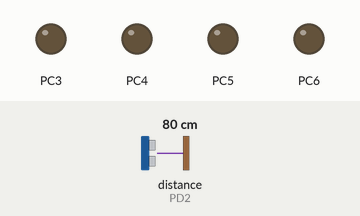
This program was run on a simulated ATmega32, built with avr-gcc and emulated at 8 MHz. On the bench: output pins drawn as LEDs (lit = HIGH). Wiring (inferred from the names in the program): ultrasonic range finder: trigger PA1; echo PD2. The test bench sets the inputs (shaded band); at power-on: distance to the obstacle (sensor on PD2) 80 cm. The echo pulse lasts 58.3 µs per cm; pins used as bus, display or sensor lines are not drawn.

Above: at 0.1 s.
At 2.6 s:
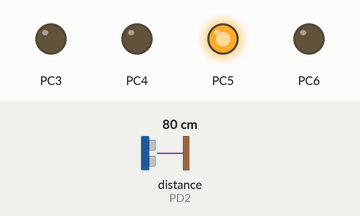
At 4.6 s:
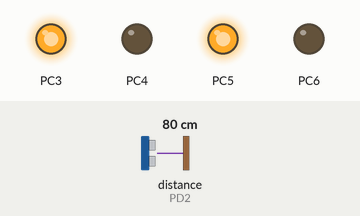
Timing chart, 0 to 6.1 s (numbered marks = the images above):
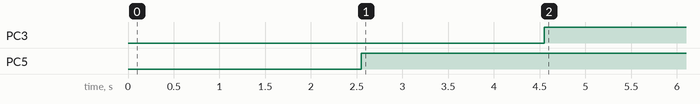

Measured:
- by itself, PC3: LOW → HIGH at 4.6 s
- by itself, PC5: LOW → HIGH at 2.6 s

The program:

main.c
```c
/*
* AutoMove.c
*
* Created: 06/02/2022 9:33:32 AM
* Author : HP
*/

#define F_CPU 8000000UL
#include <avr/interrupt.h> //ISR() functions are defined in here
#include <util/delay.h>
#include <stdlib.h>
#include <avr/io.h>

static volatile unsigned int tCount = 0;//to hold the counter value from TCNT1.
static volatile int i = 0; //to indicate the state of ultrasonic sensor.
double distance;//to store the measured distance in cm

void trig(); //to send pulse

void goAhead();
void goLeft();
void stopRobot();
void isBlocked();

int main(void)
{

	DDRC = DDRC |(1 << DDC3); // Set pin as an output
	DDRC = DDRC |(1 << DDC4);
	DDRC = DDRC |(1 << DDC5);
	DDRC = DDRC |(1 << DDC6);
	DDRA = DDRA |(1 << DDA1); // to set Trigger pin as an output
	DDRD = DDRD & ~(1 << DDD2) ; // to set Echo pin(INT0 - PD2 on atmega32) as an input.
	PORTD = PORTD & ~(1 << PD2) ;
	_delay_ms(50);

	GICR |= (1<<INT0); //to enable interrupt for INT0
	MCUCR |= (1<<ISC00);//to make any logical change on INT0 generate an interrupt
	TIMSK |= (1 << TOIE1);//to enable Timer/Counter 1, Overflow interrupt

	sei();//to enable global interrupt bit
	_delay_ms(500);

	while(1)
	{

		isBlocked(); //to call isBlocked function
		_delay_ms(200);

	}
}

void isBlocked(){
	//to control the motors
	trig();
	if (distance < 5)
	{
		stopRobot();
		_delay_ms(2000);
		goLeft();
		_delay_ms(2000);
		stopRobot();
		isBlocked(); // recursively call function
	}else{
		goAhead();
	}
}


ISR(INT0_vect){
	// This function will get executed whenever the micro controller is interrupted by INT0.
	if(i== 0)//to get executed when interrupted by a rising edge(for the first time, since i = 0)
	{
		TCCR1B |=(1<<CS10);//to start counting(No p rescaling). See page number 110
		i=1;
	}
	else//to get executed when interrupted by the falling edge(for the second time, since we set i = 1 previously)
	{
		TCCR1B = 0;//to stop counting
		tCount = TCNT1;//to take the value of counter to our variable
		distance = tCount *1000000.0/F_CPU/58;
		TCNT1 = 0;//to reset counter to 0
		i=0;
	}
}

ISR(TIMER1_OVF_vect)
{// This function will get executed if Timer/counter 1 get overflowed
	TCCR1B = 0;//to stop counting
	tCount = 65535;//to make the variable ~0 when there is a counter overflow
	distance = tCount *1000000.0/F_CPU/58;

	TCNT1 = 0;//to reset counter to 0
	i = 0;
}

void trig()
{
	//Send a 15us pulse to the trigger pin
	PORTA = PORTA |(1<<PA1);
	_delay_us(15);
	PORTA = PORTA &= ~(1<<PA1);
	_delay_us(15);
}


void goAhead(){

	//Left Motor
	PORTC = PORTC | (1 << DDC3);
	PORTC = PORTC & ~(1 << DDC4);

	//Right Motor
	PORTC = PORTC | (1 << DDC5);
	PORTC = PORTC & ~(1 << DDC6);
}


void goLeft(){
	//Left Motor
	PORTC = PORTC & ~(1 << DDC3); //stop
	PORTC = PORTC & ~(1 << DDC4);

	//Right Motor
	PORTC = PORTC | (1 << DDC5); //rotate
	PORTC = PORTC & ~(1 << DDC6);
}


void stopRobot(){
	//Left Motor
	PORTC = PORTC & ~(1 << DDC3); // stop
	PORTC = PORTC & ~(1 << DDC4);
	//Right Motor
	PORTC = PORTC & ~(1 << DDC5); // stop
	PORTC = PORTC & ~(1 << DDC6);
}
```
